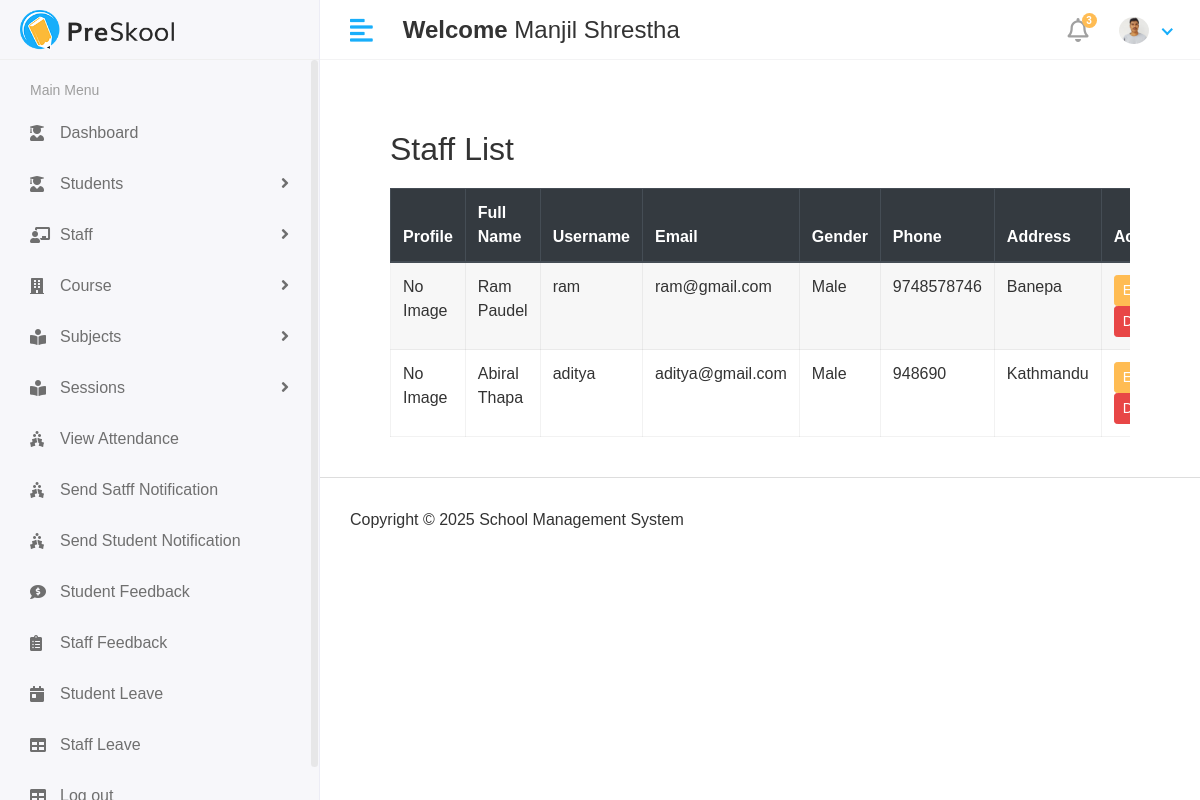
Before: /Hod/Staff/view (signed in) with the older database file.
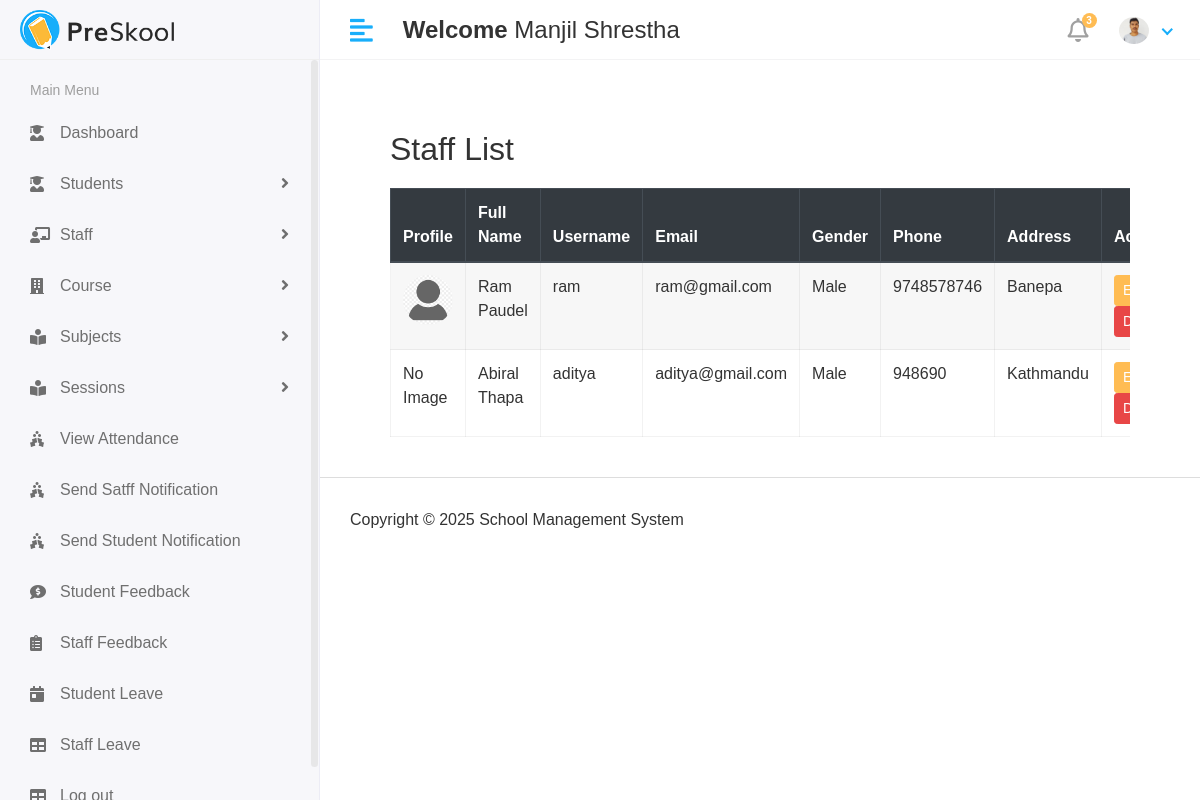
After: the same page with the newer database file.
### app/models.py (models this page shows, shortened)
class staff(models.Model):
    admin = models.OneToOneField(CustomUser, on_delete=models.DO_NOTHING)
    address = models.TextField()
    gender = models.CharField(max_length=10)
    phone_number = models.TextField()
    created_at = models.DateField(auto_now_add=True)
    updated_at = models.DateField(auto_now=True)

class CustomUser(AbstractUser):
   USER= (
      (1,'hod'),
      (2,'staff'),
      (3,'student'),
    )
   user_type=models.CharField(choices=USER,max_length=50,default=1)
   profile_pic = models.ImageField(upload_to='media/profile_pics')

### school_management_system/Hod_Views.py (the view)
# urls.py: path('Hod/Staff/view',Hod_Views.view_staff,name='view_staff'),
@login_required(login_url='/')
def view_staff(request):
    staff_members = staff.objects.all()
    context = {
        'staff_members': staff_members,
    }
    return render(request, 'Hod/view_staff.html',context)

### templates/Hod/view_staff.html (shortened to what this page needs)
{% extends 'base.html'%}
{% block content %}
<div class="container" style="padding: 40px; font-family: Arial, sans-serif;">
    <h2 style="color: #333; margin-bottom: 20px;">Staff List</h2>
    <div class="table-responsive">
        <table id="studentTable" class="table table-striped table-bordered" style="width: 100%; background: #fff;">
            <thead class="thead-dark">
                <tr>
                    <th>Profile</th>
                    <th>Full Name</th>
                    <th>Username</th>
                    <th>Email</th>
                    <th>Gender</th>
                    <th>Phone</th>
                    <th>Address</th>
                    <th>Actions</th>
                </tr>
            </thead>
            <tbody>
                {% for i in staff_members %}
                <tr>
                    <td>
                        {% if i.admin.profile_pic %}
                            <img src="{{ i.admin.profile_pic.url }}" width="50" height="50" class="rounded-circle">
                        {% else %}
                            No Image
                        {% endif %}
                    </td>
                    <td>{{ i.admin.first_name }} {{ i.admin.last_name }}</td>
                    <td>{{ i.admin.username }}</td>
                    <td>{{ i.admin.email }}</td>
                    <td>{{ i.gender }}</td>
                    <td>{{ i.phone_number }}</td>
                    <td>{{ i.address }}</td>
                    <td>
                        <a href="{%url 'edit_staff' i.id%}" class="btn btn-primary btn-sm">Edit</a>
                        <a href="{% url 'delete_staff' i.admin.id%}" class="btn btn-danger btn-sm" onclick="return confirm('Are you sure you want to delete this staff?');">Delete</a>
                    </td>
                </tr>
                {% endfor %}
            </tbody>
        </table>
    </div>
</div>
{% endblock %}

Changed rows visible on the page:
changed staff "Banepa": admin.profile_pic: picture added; no longer shows "No Image"
